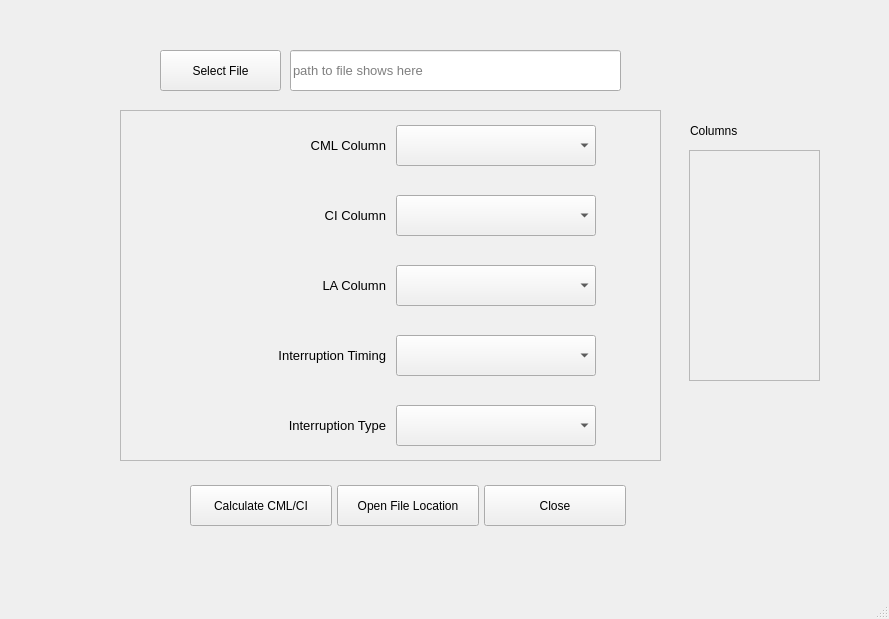
<?xml version="1.0" encoding="UTF-8"?>
<ui version="4.0">
 <class>MainWindow</class>
 <widget class="QMainWindow" name="MainWindow">
  <property name="geometry">
   <rect>
    <x>0</x>
    <y>0</y>
    <width>889</width>
    <height>619</height>
   </rect>
  </property>
  <property name="windowTitle">
   <string>MainWindow</string>
  </property>
  <widget class="QWidget" name="centralwidget">
   <widget class="QScrollArea" name="column_scrl">
    <property name="geometry">
     <rect>
      <x>689</x>
      <y>150</y>
      <width>131</width>
      <height>231</height>
     </rect>
    </property>
    <property name="widgetResizable">
     <bool>true</bool>
    </property>
    <widget class="QWidget" name="scrollAreaWidgetContents">
     <property name="geometry">
      <rect>
       <x>0</x>
       <y>0</y>
       <width>129</width>
       <height>229</height>
      </rect>
     </property>
    </widget>
   </widget>
   <widget class="QLabel" name="columns_lbl">
    <property name="geometry">
     <rect>
      <x>690</x>
      <y>120</y>
      <width>131</width>
      <height>21</height>
     </rect>
    </property>
    <property name="text">
     <string>Columns</string>
    </property>
   </widget>
   <widget class="QPushButton" name="select_btn">
    <property name="geometry">
     <rect>
      <x>160</x>
      <y>50</y>
      <width>121</width>
      <height>41</height>
     </rect>
    </property>
    <property name="cursor">
     <cursorShape>PointingHandCursor</cursorShape>
    </property>
    <property name="text">
     <string>Select File</string>
    </property>
   </widget>
   <widget class="QLineEdit" name="selected_path_qln">
    <property name="geometry">
     <rect>
      <x>290</x>
      <y>50</y>
      <width>331</width>
      <height>41</height>
     </rect>
    </property>
    <property name="font">
     <font>
      <pointsize>10</pointsize>
     </font>
    </property>
    <property name="readOnly">
     <bool>true</bool>
    </property>
    <property name="placeholderText">
     <string>path to file shows here</string>
    </property>
   </widget>
   <widget class="QWidget" name="horizontalLayoutWidget">
    <property name="geometry">
     <rect>
      <x>190</x>
      <y>480</y>
      <width>441</width>
      <height>51</height>
     </rect>
    </property>
    <layout class="QHBoxLayout" name="confrimation_hbox">
     <property name="spacing">
      <number>5</number>
     </property>
     <property name="topMargin">
      <number>5</number>
     </property>
     <property name="rightMargin">
      <number>5</number>
     </property>
     <property name="bottomMargin">
      <number>5</number>
     </property>
     <item>
      <widget class="QPushButton" name="calculate_btn">
       <property name="sizePolicy">
        <sizepolicy hsizetype="Minimum" vsizetype="Preferred">
         <horstretch>0</horstretch>
         <verstretch>0</verstretch>
        </sizepolicy>
       </property>
       <property name="cursor">
        <cursorShape>PointingHandCursor</cursorShape>
       </property>
       <property name="text">
        <string>Calculate CML/CI</string>
       </property>
      </widget>
     </item>
     <item>
      <widget class="QPushButton" name="open_file_btn">
       <property name="sizePolicy">
        <sizepolicy hsizetype="Minimum" vsizetype="Preferred">
         <horstretch>0</horstretch>
         <verstretch>0</verstretch>
        </sizepolicy>
       </property>
       <property name="cursor">
        <cursorShape>PointingHandCursor</cursorShape>
       </property>
       <property name="text">
        <string>Open File Location</string>
       </property>
      </widget>
     </item>
     <item>
      <widget class="QPushButton" name="close_btn">
       <property name="sizePolicy">
        <sizepolicy hsizetype="Minimum" vsizetype="Preferred">
         <horstretch>0</horstretch>
         <verstretch>0</verstretch>
        </sizepolicy>
       </property>
       <property name="cursor">
        <cursorShape>PointingHandCursor</cursorShape>
       </property>
       <property name="text">
        <string>Close</string>
       </property>
      </widget>
     </item>
    </layout>
   </widget>
   <widget class="QFrame" name="frame">
    <property name="geometry">
     <rect>
      <x>120</x>
      <y>110</y>
      <width>541</width>
      <height>351</height>
     </rect>
    </property>
    <property name="sizePolicy">
     <sizepolicy hsizetype="Preferred" vsizetype="Preferred">
      <horstretch>0</horstretch>
      <verstretch>0</verstretch>
     </sizepolicy>
    </property>
    <property name="autoFillBackground">
     <bool>false</bool>
    </property>
    <property name="styleSheet">
     <string notr="true">background-color: rgba(240, 240, 240, 255);</string>
    </property>
    <property name="frameShape">
     <enum>QFrame::StyledPanel</enum>
    </property>
    <property name="frameShadow">
     <enum>QFrame::Raised</enum>
    </property>
    <property name="lineWidth">
     <number>5</number>
    </property>
    <widget class="QWidget" name="horizontalLayoutWidget_5">
     <property name="geometry">
      <rect>
       <x>60</x>
       <y>290</y>
       <width>421</width>
       <height>51</height>
      </rect>
     </property>
     <layout class="QHBoxLayout" name="int_type_hbox">
      <property name="spacing">
       <number>10</number>
      </property>
      <property name="leftMargin">
       <number>5</number>
      </property>
      <property name="topMargin">
       <number>5</number>
      </property>
      <property name="rightMargin">
       <number>5</number>
      </property>
      <property name="bottomMargin">
       <number>5</number>
      </property>
      <item>
       <widget class="QLabel" name="int_type_lbl">
        <property name="font">
         <font>
          <pointsize>10</pointsize>
         </font>
        </property>
        <property name="text">
         <string>Interruption Type</string>
        </property>
        <property name="alignment">
         <set>Qt::AlignRight|Qt::AlignTrailing|Qt::AlignVCenter</set>
        </property>
        <property name="margin">
         <number>5</number>
        </property>
       </widget>
      </item>
      <item>
       <widget class="QComboBox" name="int_type_cbox">
        <property name="sizePolicy">
         <sizepolicy hsizetype="Preferred" vsizetype="Preferred">
          <horstretch>0</horstretch>
          <verstretch>0</verstretch>
         </sizepolicy>
        </property>
        <property name="font">
         <font>
          <pointsize>10</pointsize>
         </font>
        </property>
       </widget>
      </item>
     </layout>
    </widget>
    <widget class="QWidget" name="horizontalLayoutWidget_3">
     <property name="geometry">
      <rect>
       <x>60</x>
       <y>150</y>
       <width>421</width>
       <height>51</height>
      </rect>
     </property>
     <layout class="QHBoxLayout" name="la_hbox">
      <property name="spacing">
       <number>10</number>
      </property>
      <property name="leftMargin">
       <number>5</number>
      </property>
      <property name="topMargin">
       <number>5</number>
      </property>
      <property name="rightMargin">
       <number>5</number>
      </property>
      <property name="bottomMargin">
       <number>5</number>
      </property>
      <item>
       <widget class="QLabel" name="la_lbl">
        <property name="font">
         <font>
          <pointsize>10</pointsize>
         </font>
        </property>
        <property name="text">
         <string>LA Column</string>
        </property>
        <property name="alignment">
         <set>Qt::AlignRight|Qt::AlignTrailing|Qt::AlignVCenter</set>
        </property>
        <property name="margin">
         <number>5</number>
        </property>
       </widget>
      </item>
      <item>
       <widget class="QComboBox" name="la_cbox">
        <property name="sizePolicy">
         <sizepolicy hsizetype="Preferred" vsizetype="Preferred">
          <horstretch>0</horstretch>
          <verstretch>0</verstretch>
         </sizepolicy>
        </property>
        <property name="font">
         <font>
          <pointsize>10</pointsize>
         </font>
        </property>
       </widget>
      </item>
     </layout>
    </widget>
    <widget class="QWidget" name="horizontalLayoutWidget_4">
     <property name="geometry">
      <rect>
       <x>60</x>
       <y>220</y>
       <width>421</width>
       <height>51</height>
      </rect>
     </property>
     <layout class="QHBoxLayout" name="int_tim_hbox">
      <property name="spacing">
       <number>10</number>
      </property>
      <property name="leftMargin">
       <number>5</number>
      </property>
      <property name="topMargin">
       <number>5</number>
      </property>
      <property name="rightMargin">
       <number>5</number>
      </property>
      <property name="bottomMargin">
       <number>5</number>
      </property>
      <item>
       <widget class="QLabel" name="int_time_lbl">
        <property name="font">
         <font>
          <pointsize>10</pointsize>
         </font>
        </property>
        <property name="text">
         <string>Interruption Timing</string>
        </property>
        <property name="alignment">
         <set>Qt::AlignRight|Qt::AlignTrailing|Qt::AlignVCenter</set>
        </property>
        <property name="margin">
         <number>5</number>
        </property>
       </widget>
      </item>
      <item>
       <widget class="QComboBox" name="int_time_cbox">
        <property name="sizePolicy">
         <sizepolicy hsizetype="Preferred" vsizetype="Preferred">
          <horstretch>0</horstretch>
          <verstretch>0</verstretch>
         </sizepolicy>
        </property>
        <property name="font">
         <font>
          <pointsize>10</pointsize>
         </font>
        </property>
       </widget>
      </item>
     </layout>
    </widget>
    <widget class="QWidget" name="horizontalLayoutWidget">
     <property name="geometry">
      <rect>
       <x>60</x>
       <y>10</y>
       <width>421</width>
       <height>51</height>
      </rect>
     </property>
     <layout class="QHBoxLayout" name="cml_hbox">
      <property name="spacing">
       <number>10</number>
      </property>
      <property name="leftMargin">
       <number>5</number>
      </property>
      <property name="topMargin">
       <number>5</number>
      </property>
      <property name="rightMargin">
       <number>5</number>
      </property>
      <property name="bottomMargin">
       <number>5</number>
      </property>
      <item>
       <widget class="QLabel" name="cml_lbl">
        <property name="font">
         <font>
          <pointsize>10</pointsize>
         </font>
        </property>
        <property name="text">
         <string>CML Column</string>
        </property>
        <property name="alignment">
         <set>Qt::AlignRight|Qt::AlignTrailing|Qt::AlignVCenter</set>
        </property>
        <property name="margin">
         <number>5</number>
        </property>
       </widget>
      </item>
      <item>
       <widget class="QComboBox" name="cml_cbox">
        <property name="sizePolicy">
         <sizepolicy hsizetype="Preferred" vsizetype="Preferred">
          <horstretch>0</horstretch>
          <verstretch>0</verstretch>
         </sizepolicy>
        </property>
        <property name="font">
         <font>
          <pointsize>10</pointsize>
         </font>
        </property>
       </widget>
      </item>
     </layout>
    </widget>
    <widget class="QWidget" name="horizontalLayoutWidget_2">
     <property name="geometry">
      <rect>
       <x>60</x>
       <y>80</y>
       <width>421</width>
       <height>51</height>
      </rect>
     </property>
     <layout class="QHBoxLayout" name="ci_hbox">
      <property name="spacing">
       <number>10</number>
      </property>
      <property name="leftMargin">
       <number>5</number>
      </property>
      <property name="topMargin">
       <number>5</number>
      </property>
      <property name="rightMargin">
       <number>5</number>
      </property>
      <property name="bottomMargin">
       <number>5</number>
      </property>
      <item>
       <widget class="QLabel" name="ci_lbl">
        <property name="font">
         <font>
          <pointsize>10</pointsize>
         </font>
        </property>
        <property name="text">
         <string>CI Column</string>
        </property>
        <property name="alignment">
         <set>Qt::AlignRight|Qt::AlignTrailing|Qt::AlignVCenter</set>
        </property>
        <property name="margin">
         <number>5</number>
        </property>
       </widget>
      </item>
      <item>
       <widget class="QComboBox" name="ci_cbox">
        <property name="sizePolicy">
         <sizepolicy hsizetype="Preferred" vsizetype="Preferred">
          <horstretch>0</horstretch>
          <verstretch>0</verstretch>
         </sizepolicy>
        </property>
        <property name="font">
         <font>
          <pointsize>10</pointsize>
         </font>
        </property>
       </widget>
      </item>
     </layout>
    </widget>
   </widget>
  </widget>
  <widget class="QMenuBar" name="menubar">
   <property name="geometry">
    <rect>
     <x>0</x>
     <y>0</y>
     <width>889</width>
     <height>26</height>
    </rect>
   </property>
  </widget>
  <widget class="QStatusBar" name="statusbar"/>
 </widget>
 <resources/>
 <connections/>
</ui>
